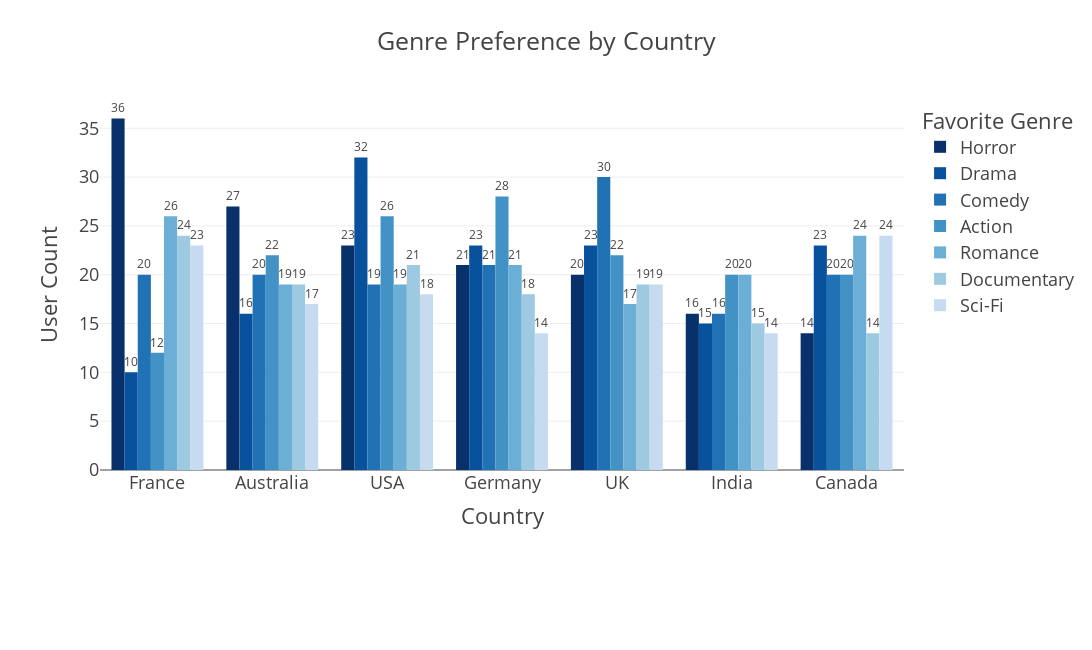

Notebook code cell kept with this figure:
### Code cell
fig = px.bar(
    Favorite_genre_country,
    x='Country',
    y='total',
    color='Favorite_Genre',
    barmode='group',
    title='Genre Preference by Country',
    text='total',
    color_discrete_sequence=px.colors.sequential.Blues_r,
    height=650,
    width=1250
)

fig.update_layout(
    xaxis_title='Country',
    yaxis_title='User Count',
    legend_title='Favorite Genre',
    template='presentation',
    margin=dict(l=100, r=50, t=100, b=180),
    paper_bgcolor="rgba(0,0,0,0)",
    plot_bgcolor="rgba(0,0,0,0)",
    #xaxis_tickangle=-30
)

fig.update_traces(
    texttemplate='%{text:.0f}',
    textposition='outside'
)

fig.show()
fig.write_image(os.path.join(result_dir, 'Favorite_genre_by_country_Bar_chart.jpg'))
fig.write_image(os.path.join(result_dir, 'Favorite_genre_by_country_Bar_chart.png'))
fig.write_html(os.path.join(result_dir, 'Favorite_genre_by_country_Bar_chart.html'))

### Figure 1 — Plotly figure (JSON) as saved in the notebook; plotly's stock layout.template omitted (floating-point values rounded to 4 significant figures)
{"data": [{"alignmentgroup": "True", "hovertemplate": "Favorite_Genre=Horror<br>Country=%{x}<br>total=%{text}<extra></extra>", "legendgroup": "Horror", "marker": {"color": "rgb(8,48,107)", "pattern": {"shape": ""}}, "name": "Horror", "offsetgroup": "Horror", "orientation": "v", "showlegend": true, "text": [36.0, 27.0, 23.0, 21.0, 20.0, 16.0, 14.0], "textposition": "outside", "texttemplate": "%{text:.0f}", "type": "bar", "x": ["France", "Australia", "USA", "Germany", "UK", "India", "Canada"], "xaxis": "x", "y": [36, 27, 23, 21, 20, 16, 14], "yaxis": "y"}, {"alignmentgroup": "True", "hovertemplate": "Favorite_Genre=Drama<br>Country=%{x}<br>total=%{text}<extra></extra>", "legendgroup": "Drama", "marker": {"color": "rgb(8,81,156)", "pattern": {"shape": ""}}, "name": "Drama", "offsetgroup": "Drama", "orientation": "v", "showlegend": true, "text": [32.0, 23.0, 23.0, 23.0, 16.0, 15.0, 10.0], "textposition": "outside", "texttemplate": "%{text:.0f}", "type": "bar", "x": ["USA", "Germany", "UK", "Canada", "Australia", "India", "France"], "xaxis": "x", "y": [32, 23, 23, 23, 16, 15, 10], "yaxis": "y"}, {"alignmentgroup": "True", "hovertemplate": "Favorite_Genre=Comedy<br>Country=%{x}<br>total=%{text}<extra></extra>", "legendgroup": "Comedy", "marker": {"color": "rgb(33,113,181)", "pattern": {"shape": ""}}, "name": "Comedy", "offsetgroup": "Comedy", "orientation": "v", "showlegend": true, "text": [30.0, 21.0, 20.0, 20.0, 20.0, 19.0, 16.0], "textposition": "outside", "texttemplate": "%{text:.0f}", "type": "bar", "x": ["UK", "Germany", "Canada", "Australia", "France", "USA", "India"], "xaxis": "x", "y": [30, 21, 20, 20, 20, 19, 16], "yaxis": "y"}, {"alignmentgroup": "True", "hovertemplate": "Favorite_Genre=Action<br>Country=%{x}<br>total=%{text}<extra></extra>", "legendgroup": "Action", "marker": {"color": "rgb(66,146,198)", "pattern": {"shape": ""}}, "name": "Action", "offsetgroup": "Action", "orientation": "v", "showlegend": true, "text": [28.0, 26.0, 22.0, 22.0, 20.0, 20.0, 12.0], "textposition": "outside", "texttemplate": "%{text:.0f}", "type": "bar", "x": ["Germany", "USA", "UK", "Australia", "Canada", "India", "France"], "xaxis": "x", "y": [28, 26, 22, 22, 20, 20, 12], "yaxis": "y"}, {"alignmentgroup": "True", "hovertemplate": "Favorite_Genre=Romance<br>Country=%{x}<br>total=%{text}<extra></extra>", "legendgroup": "Romance", "marker": {"color": "rgb(107,174,214)", "pattern": {"shape": ""}}, "name": "Romance", "offsetgroup": "Romance", "orientation": "v", "showlegend": true, "text": [26.0, 24.0, 21.0, 20.0, 19.0, 19.0, 17.0], "textposition": "outside", "texttemplate": "%{text:.0f}", "type": "bar", "x": ["France", "Canada", "Germany", "India", "Australia", "USA", "UK"], "xaxis": "x", "y": [26, 24, 21, 20, 19, 19, 17], "yaxis": "y"}, {"alignmentgroup": "True", "hovertemplate": "Favorite_Genre=Documentary<br>Country=%{x}<br>total=%{text}<extra></extra>", "legendgroup": "Documentary", "marker": {"color": "rgb(158,202,225)", "pattern": {"shape": ""}}, "name": "Documentary", "offsetgroup": "Documentary", "orientation": "v", "showlegend": true, "text": [24.0, 21.0, 19.0, 19.0, 18.0, 15.0, 14.0], "textposition": "outside", "texttemplate": "%{text:.0f}", "type": "bar", "x": ["France", "USA", "Australia", "UK", "Germany", "India", "Canada"], "xaxis": "x", "y": [24, 21, 19, 19, 18, 15, 14], "yaxis": "y"}, {"alignmentgroup": "True", "hovertemplate": "Favorite_Genre=Sci-Fi<br>Country=%{x}<br>total=%{text}<extra></extra>", "legendgroup": "Sci-Fi", "marker": {"color": "rgb(198,219,239)", "pattern": {"shape": ""}}, "name": "Sci-Fi", "offsetgroup": "Sci-Fi", "orientation": "v", "showlegend": true, "text": [24.0, 23.0, 19.0, 18.0, 17.0, 14.0, 14.0], "textposition": "outside", "texttemplate": "%{text:.0f}", "type": "bar", "x": ["Canada", "France", "UK", "USA", "Australia", "India", "Germany"], "xaxis": "x", "y": [24, 23, 19, 18, 17, 14, 14], "yaxis": "y"}], "layout": {"barmode": "group", "height": 650, "legend": {"title": {"text": "Favorite Genre"}, "tracegroupgap": 0}, "margin": {"b": 180, "l": 100, "r": 50, "t": 100}, "paper_bgcolor": "rgba(0, 0, 0, 0)", "plot_bgcolor": "rgba(0, 0, 0, 0)", "title": {"text": "Genre Preference by Country"}, "width": 1250, "xaxis": {"anchor": "y", "autorange": true, "domain": [0, 1], "range": [-0.5, 6.5], "title": {"text": "Country"}, "type": "category"}, "yaxis": {"anchor": "x", "autorange": true, "domain": [0, 1], "range": [0, 37.89], "title": {"text": "User Count"}, "type": "linear"}}}
